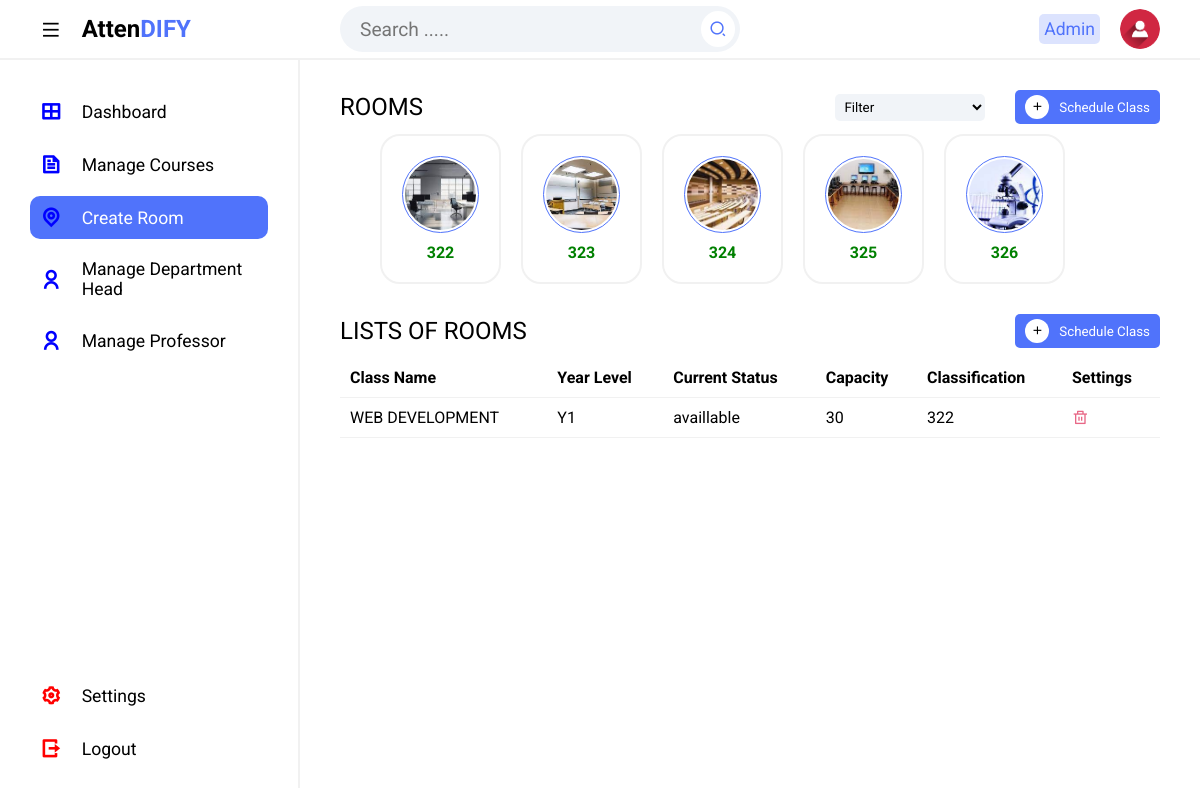
Screenshot of /create-room (signed in) with the database file from the repository.
### tables this page shows
CREATE TABLE `tblroom` (
  `Id` int(10) NOT NULL,
  `className` varchar(50) NOT NULL,
  `yearlevelCode` varchar(50) NOT NULL,
  `currentStatus` varchar(50) NOT NULL,
  `capacity` int(10) NOT NULL,
  `classification` varchar(50) NOT NULL,
  `dateCreated` date NOT NULL
);

### resources/pages/administrator/create-room.php (the view, shortened to what this page needs)
<!DOCTYPE html>
<html lang="en">
<head>
    <link rel="stylesheet" href="resources/assets/css/admin_styles.css">
    <link href="https://cdnjs.cloudflare.com/ajax/libs/remixicon/4.2.0/remixicon.css" rel="stylesheet">
</head>
<body>
    <?php include 'includes/topbar.php' ?>
    <section class="main">
        <?php include 'includes/sidebar.php'; ?>
        <div class="main--content">
            <div class="rooms">
                <div class="title">
                    <h2 class="section--title">ROOMS</h2>
                    <div class="rooms--right--btns">
                        <select name="date" id="date" class="dropdown room--filter">
                            <option>Filter</option>
                        </select>
                        <button id="addClass1" class="add show-form"><i class="ri-add-line"></i>Schedule Class</button>
                    </div>
                </div>
                <div class="rooms--cards">
                    <a href="#" class="room--card">
                        <div class="img--box--cover">
                            <div class="img--box">
                                <img src="resources/images/office image.jpeg" alt="">
                            </div>
                        </div>
                        <p class="free">322</p>
                    </a>
                    <a href="#" class="room--card">
                        <div class="img--box--cover">
                            <div class="img--box">
                                <img src="resources/images/class.jpeg" alt="">
                            </div>
                        </div>
                        <p class="free">323</p>
                    </a>
                    <a href="#" class="room--card">
                        <div class="img--box--cover">
                            <div class="img--box">
                                <img src="resources/images/lecture hall.jpeg" alt="">
                            </div>
                        </div>
                        <p class="free">324</p>
                    </a>
                    <a href="#" class="room--card">
                        <div class="img--box--cover">
                            <div class="img--box">
                                <img src="resources/images/computer lab.jpeg" alt="">
                            </div>
                        </div>
                        <p class="free">325</p>
                    </a>
                    <a href="#" class="room--card">
                        <div class="img--box--cover">
                            <div class="img--box">
                                <img src="resources/images/laboratory.jpeg" alt="">
                            </div>
                        </div>
                        <p class="free">326</p>
                    </a>
                </div>
            </div>
            <div class="table-container">
                <div class="title" id="addClass2">
                    <h2 class="section--title">LISTS OF ROOMS</h2>
                    <button class="add show-form"><i class="ri-add-line"></i>Schedule Class</button>
                </div>
                <div class="table">
                    <table>
                        <thead>
                            <tr>
                                <th>Class Name</th>
                                <th>Year Level</th>
                                <th>Current Status</th>
                                <th>Capacity</th>
                                <th>Classification</th>
                                <th>Settings</th>
                            </tr>
                        </thead>
                        <tbody>
                            <?php
                            $sql = "SELECT * FROM tblroom";
                            $stmt = $pdo->query($sql);
                            $result = $stmt->fetchAll(PDO::FETCH_ASSOC);
                            if ($result) {
                                foreach ($result as $row)
                                    echo "<tr id='rowroom{$row["Id"]}'>";
                                echo "<td>" . $row["className"] . "</td>";
                                echo "<td>" . $row["yearlevelCode"] . "</td>";
                                echo "<td>" . $row["currentStatus"] . "</td>";
                                echo "<td>" . $row["capacity"] . "</td>";
                                echo "<td>" . $row["classification"] . "</td>";
                                echo "<td><span><i class='ri-delete-bin-line delete' data-id='{$row["Id"]}' data-name='room'></i></span></td>";
                                echo "</tr>";
                            } else {
                                echo "<tr><td colspan='6'>No records found</td></tr>";
                            }
                            ?>
                        </tbody>
                    </table>
                </div>
            </div>
        </div>
    </section>
</body>
</html>

### resources/assets/css/admin_styles.css (style rules this page uses)
* { margin: 0; padding: 0; box-sizing: border-box; font-family: 'Roboto', sans-serif; }
body { position: relative; width: 100%; }
img { position: absolute; top: 0; left: 0; width: 100%; height: 100%; object-fit: cover; }
.main { position: relative; width: 100%; min-height: calc(100vh - 60px); }
a { text-decoration: none; }
thead { position:sticky; top:0; background-color:white; padding:20px; }
.main--content { position: absolute; top: 0; right: 0; height: 100%; width: calc(100% - 300px); padding: 0 40px; transition: .3s; }
.title { display: flex; align-items: center; justify-content: space-between; margin-bottom: 10px; margin-top: 30px; }
.section--title { font-weight: 400; }
.dropdown { outline: none; border: none; background-color: #f1f4f8; border-radius: 5px; width: 150px; padding: 5px; }
.rooms--right--btns { display: flex; align-items: center; gap: 30px; }
.add { display: flex; align-items: center; padding: 5px 10px; outline: none; border: none; background-color: #5073fb; color: #fff; border-radius: 5px; cursor: pointer; transition: .3s; }
.add i { margin-right: 10px; padding: 5px; background-color: #fff; border-radius: 50%; color: #000; }
.rooms--cards { display: flex; gap: 20px; padding-left:2.5rem; }
.room--card { padding: 20px; border-radius: 20px; height: auto; transition: .3s; border: 2px solid #f1f1f1; display: flex; flex-direction: column; align-items: center; font-size: .8rem; }
.img--box--cover { border: 1px solid #5073fb; padding: 2px; border-radius: 50%; display: inline-block; margin-bottom: 10px; }
.img--box { position: relative; width: 71px; height: 71px; overflow: hidden; border-radius: 50%; }
.free { color:green; font-weight:bold; font-size:1rem; }
.table-container { margin-bottom: 20px; }
.table { height: 200px; overflow-y: scroll; }
table { width: 100%; text-align: left; border-collapse: collapse; }
tr { border-bottom: 1px solid #f1f1f1; }
td, th { padding-block: 10px; padding:10px; }
.delete { color: #e86786; }
@media screen and (max-width:1350px) { .cards, .rooms--cards { overflow-x: hidden; } }

### rows the page displays
tblroom: className "WEB DEVELOPMENT", yearlevelCode "Y1", currentStatus "availlable", capacity "30", classification "322"

### other values shown
$logged_in->name "Admin"
